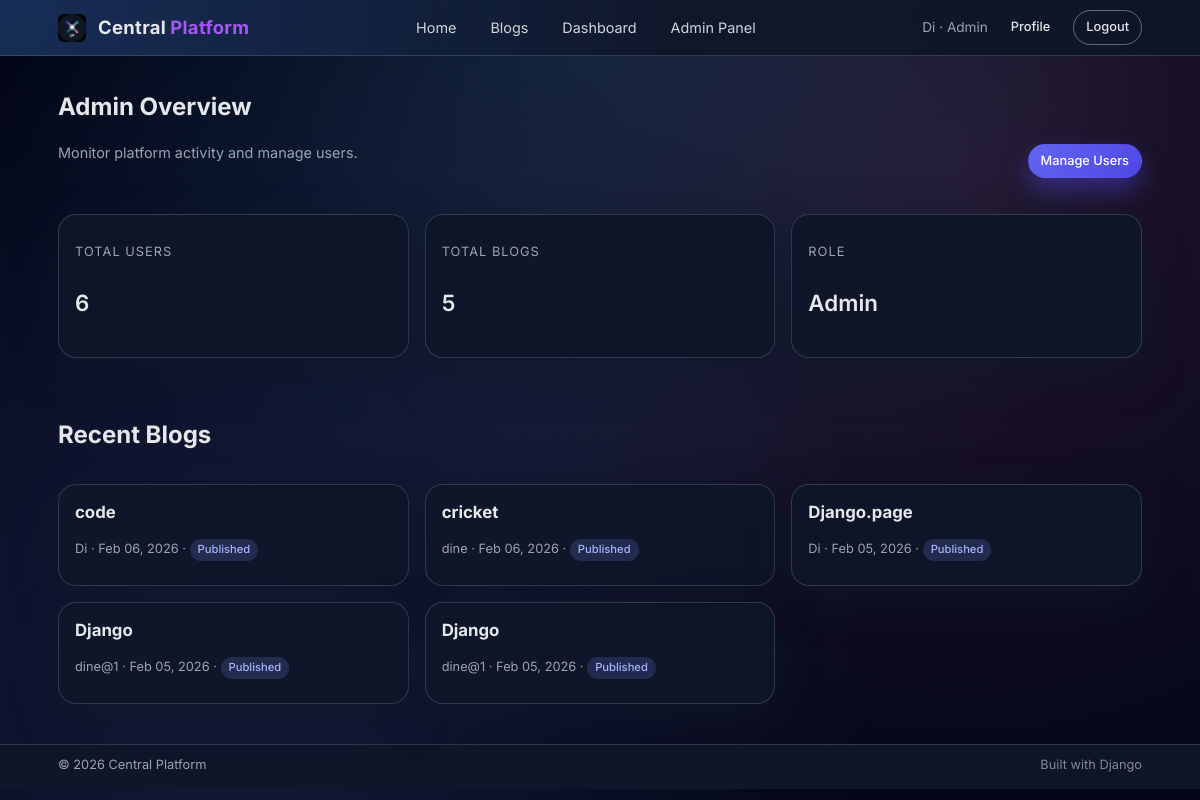
The app's page /dashboard/ (signed in) with its own data.
### accounts/models.py (models this page shows, shortened)
class CustomUser(AbstractUser):
    ROLE_CHOICES = (
        ('user', 'User'),
        ('admin', 'Admin'),
    )
    email = models.EmailField(unique=True)
    role = models.CharField(max_length=10, choices=ROLE_CHOICES, default='user')
    profile_image = models.ImageField(
        upload_to='profile_images/', blank=True, null=True
    )

### blogs/models.py (models this page shows, shortened)
class Blog(models.Model):
    STATUS_CHOICES = (
        ("draft", "Draft"),
        ("published", "Published"),
    )
    CATEGORY_CHOICES = (
        ("Technology", "Technology"),
        ("Education", "Education"),
        ("Health", "Health"),
        ("Travel", "Travel"),
        ("Business", "Business"),
        ("Lifestyle", "Lifestyle"),
        ("Sports", "Sports"),
        ("General", "General"),
    )
    title = models.CharField(max_length=255)
    content = models.TextField()
    category = models.CharField(
        max_length=50,
        default="General",
        blank=True
    )
    author = models.ForeignKey(
        settings.AUTH_USER_MODEL,
        on_delete=models.CASCADE,
        related_name="blogs",
    )
    image = models.ImageField(
        upload_to="blog_images/", blank=True, null=True
    )
    status = models.CharField(
        max_length=10,
        choices=STATUS_CHOICES,
        default="draft"
    )
    created_at = models.DateTimeField(auto_now_add=True)
    updated_at = models.DateTimeField(auto_now=True)
    class Meta:
        ordering = ["-created_at"]

### dashboard/views.py (the view)
# urls.py: path("", views.dashboard_view, name="dashboard"),
@login_required
def dashboard_view(request):
    if request.user.role == "admin":
        total_users = CustomUser.objects.count()
        total_blogs = Blog.objects.count()
        recent_blogs = Blog.objects.order_by("-created_at")[:5]
        context = {
            "total_users": total_users,
            "total_blogs": total_blogs,
            "recent_blogs": recent_blogs,
        }
        template_name = "admin_dashboard.html"
    else:
        user_blogs = Blog.objects.filter(author=request.user).order_by("-created_at")
        context = {
            "user_blogs": user_blogs,
        }
        template_name = "user_dashboard.html"
    return render(request, template_name, context)

### templates/admin_dashboard.html (shortened to what this page needs)
{% extends "base.html" %}
{% block content %}
<section class="page">
    <div class="page-header">
        <div>
            <h1>Admin Overview</h1>
            <p class="muted">Monitor platform activity and manage users.</p>
        </div>
        <div>
            <a href="{% url 'adminpanel:user_list' %}" class="btn btn-primary btn-sm">
                Manage Users
            </a>
        </div>
    </div>
    <div class="card-grid card-grid-3">
        <div class="card card-stat">
            <div class="card-body">
                <p class="stat-label">Total Users</p>
                <p class="stat-value">{{ total_users }}</p>
            </div>
        </div>
        <div class="card card-stat">
            <div class="card-body">
                <p class="stat-label">Total Blogs</p>
                <p class="stat-value">{{ total_blogs }}</p>
            </div>
        </div>
        <div class="card card-stat">
            <div class="card-body">
                <p class="stat-label">Role</p>
                <p class="stat-value">Admin</p>
            </div>
        </div>
    </div>
    <section class="section">
        <div class="section-header">
            <h2>Recent Blogs</h2>
        </div>
        <div class="card-grid">
            {% for blog in recent_blogs %}
                <article class="card card-blog">
                    <div class="card-body">
                        <h3 class="card-title">
                            <a href="{% url 'blogs:blog_detail' blog.pk %}">
                                {{ blog.title }}
                            </a>
                        </h3>
                        <p class="card-meta">
                            {{ blog.author.username }} · {{ blog.created_at|date:"M d, Y" }}
                            · <span class="badge badge-pill">{{ blog.status|title }}</span>
                        </p>
                    </div>
                </article>
            {% empty %}
                <p class="muted">No recent blogs.</p>
            {% endfor %}
        </div>
    </section>
</section>
{% endblock %}

### templates/base.html (shortened to what this page needs)
{% load static %}
<!DOCTYPE html>
<html lang="en">
<head>
    <link rel="stylesheet" href="{% static 'css/style.css' %}">
</head>
<body>
<header>
    <nav class="navbar">
        <div class="nav-inner">
            <div class="nav-left">
                <a href="{% url 'home' %}" class="brand">
                    <img src="{% static 'images/logo.png' %}" alt="Central Platform Logo" class="brand-logo">
                    Central<span>Platform</span>
                </a>
            </div>
            <div class="nav-center">
                <a href="{% url 'home' %}">Home</a>
                <a href="{% url 'blogs:blog_list' %}">Blogs</a>
                {% if user.is_authenticated %}
                    <a href="{% url 'dashboard:dashboard' %}">Dashboard</a>
                    {% if user.role == 'admin' %}
                        <a href="{% url 'adminpanel:user_list' %}">Admin Panel</a>
                    {% endif %}
                {% endif %}
            </div>
            <div class="nav-right">
                {% if user.is_authenticated %}
                    <span class="nav-user">
                        {{ user.username }}{% if user.role == 'admin' %} · Admin{% endif %}
                    </span>
                    <a href="{% url 'accounts:profile' %}" class="btn btn-ghost btn-sm">Profile</a>
                    <a href="{% url 'accounts:logout' %}" class="btn btn-outline btn-sm">Logout</a>
                {% else %}
                    <a href="{% url 'accounts:login' %}" class="btn btn-ghost btn-sm">Login</a>
                    <a href="{% url 'accounts:register' %}" class="btn btn-primary btn-sm">Sign up</a>
                {% endif %}
            </div>
        </div>
    </nav>
</header>
<main class="main">
    <div class="container">
        {% block content %}{% endblock %}
    </div>
</main>
<footer class="site-footer">
    <div class="container footer-inner">
        <span>© {% now "Y" %} Central Platform</span>
        <span class="footer-meta">Built with Django</span>
    </div>
</footer>
</body>
</html>

### records on screen
CustomUser: username "Di"
Blog: title "code", author.username "Di", created_at "Feb 06, 2026", status "Published"
Blog: title "cricket", author.username "dine", created_at "Feb 06, 2026", status "Published"
Blog: title "Django.page", author.username "Di", created_at "Feb 05, 2026", status "Published"
Blog: title "Django", author.username "dine@1", created_at "Feb 05, 2026", status "Published"
Blog: title "Django", author.username "dine@1", created_at "Feb 05, 2026", status "Published"

### other values on screen
{{ total_users }} "6"
{{ total_blogs }} "5"
